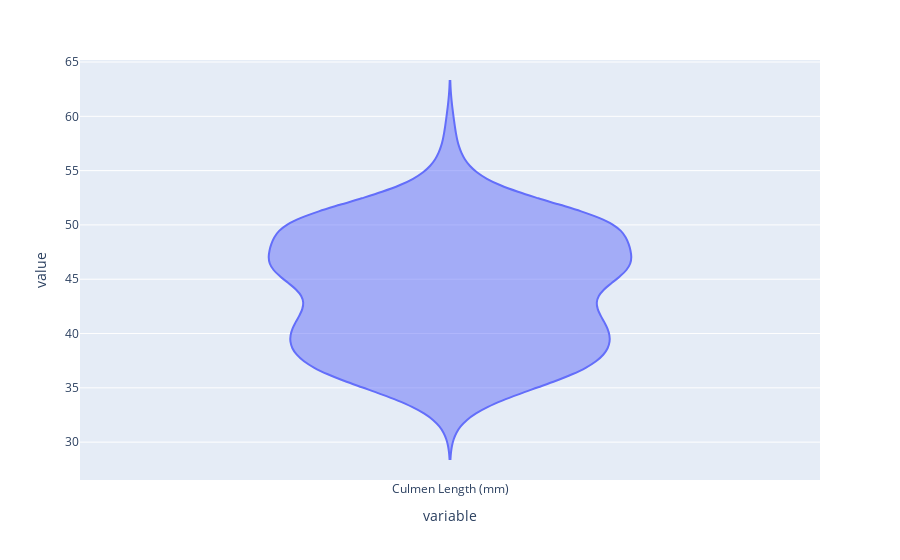

The code cell stored with this chart in its notebook:
### Code cell
px.violin(df['Culmen Length (mm)'])

### Figure 1 — Plotly figure (JSON) as saved in the notebook; plotly's stock layout.template omitted (floating-point values rounded to 4 significant figures; data arrays with more than 128 entries replaced by an {"elided": "..."} marker saying what was removed)
{"data": [{"alignmentgroup": "True", "box": {"visible": false}, "hovertemplate": "variable=%{x}<br>value=%{y}<extra></extra>", "legendgroup": "", "marker": {"color": "#636efa"}, "name": "", "offsetgroup": "", "orientation": "v", "scalegroup": "True", "showlegend": false, "type": "violin", "x": {"elided": "324 str values"}, "x0": " ", "xaxis": "x", "y": {"elided": "324 float values"}, "y0": " ", "yaxis": "y"}], "layout": {"legend": {"tracegroupgap": 0}, "margin": {"t": 60}, "violinmode": "group", "xaxis": {"anchor": "y", "domain": [0, 1], "title": {"text": "variable"}}, "yaxis": {"anchor": "x", "domain": [0, 1], "title": {"text": "value"}}}}
